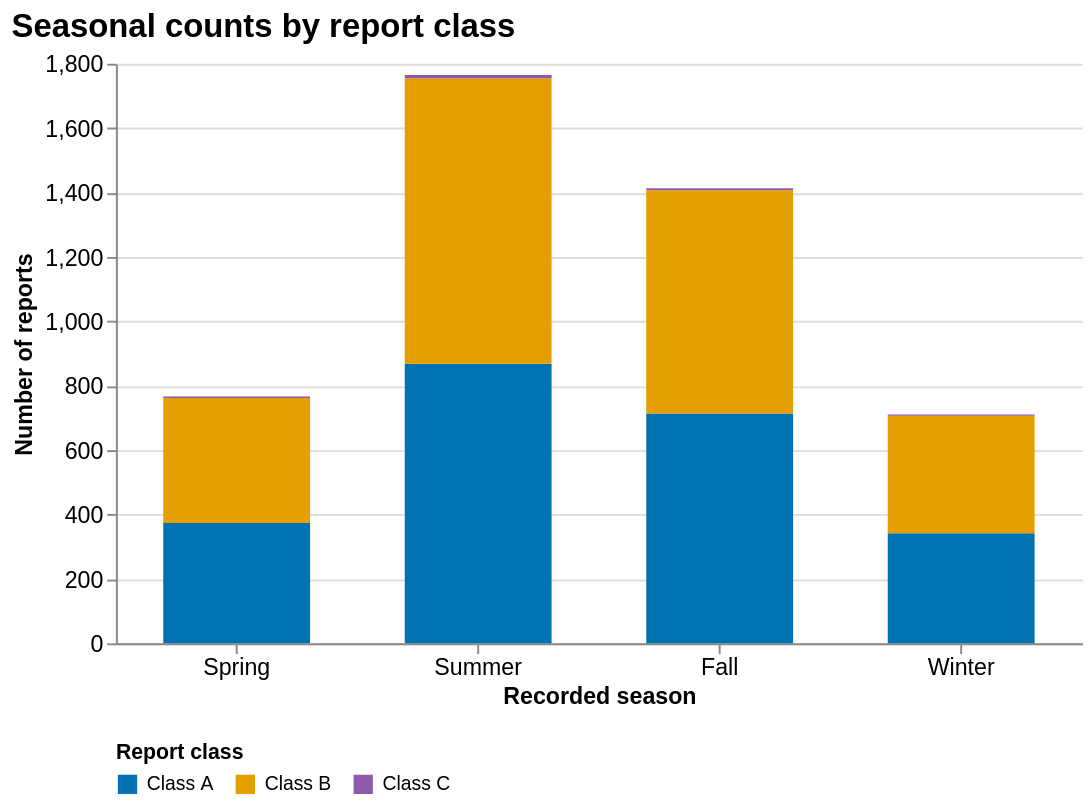

Notebook source saved alongside this figure:
### Markdown cell above
## Plot 2 · How many reports, and which classes?
The stacked bar chart shows the number of reports in each recorded season, subdivided by report class. Season is ordinal (`O`) on x, the summed number of reports is quantitative (`Q`) on y with a zero baseline, and class is nominal (`N`) in the fill. Blue, orange, and purple distinguish the three classes without suggesting a numerical ranking; this categorical palette has a different role from the heatmap's sequential blues. Stacked height conveys each seasonal total, while tooltips give each segment's count. The same zero-filled state × season × class count table is filtered using the state dropdown and then summed over states in Vega-Lite. No weather imputation, date parsing, or sampling is performed. The y-axis rescales when the state changes; compare magnitudes using the tick labels rather than bar heights across different selections.

Use the state dropdown to isolate Illinois or another state, then restore All states. This changes the plotted data, beyond pan/zoom, making local seasonal patterns visible without national totals obscuring them. The heatmap's separate class filter lets readers ask whether its seasonal pattern holds within a report class. The two controls are independent. Hover either chart for counts; the heatmap also reports its current denominator.

### Code cell
selected_state = alt.param(
    name="selected_state", value="All states",
    bind=alt.binding_select(options=["All states"] + states, name="State: "))
bars = (alt.Chart(counts).add_params(selected_state)
    .transform_filter((selected_state == "All states") | (alt.datum.state == selected_state))
    .transform_aggregate(reports="sum(reports)", groupby=["season", "classification"])
    .mark_bar(size=76)
    .encode(
        x=alt.X("season:O", sort=SEASONS, title="Recorded season", axis=alt.Axis(labelAngle=0)),
        y=alt.Y("reports:Q", stack="zero", title="Number of reports", scale=alt.Scale(zero=True)),
        color=alt.Color("classification:N", title="Report class", sort=CLASSES,
                        scale=alt.Scale(domain=CLASSES, range=["#0072B2", "#E69F00", "#8E5AA9"]),
                        legend=alt.Legend(orient="bottom")),
        order=alt.Order("classification:N", sort="ascending"),
        tooltip=[alt.Tooltip("season:O", title="Season"),
                 alt.Tooltip("classification:N", title="Report class"),
                 alt.Tooltip("reports:Q", title="Reports in this segment", format=",")])
    .properties(width=500, height=300, title="Seasonal counts by report class")
    .configure_view(stroke=None)
    .configure_axis(labelFontSize=12, titleFontSize=12)
    .configure_axisX(grid=False).configure_title(anchor="start", fontSize=17))
display(bars)
display(Image(vlc.vegalite_to_png(bars.to_dict(), scale=1.5)))

### Figure 1 — Vega-Lite specification as saved in the notebook (floating-point values rounded to 4 significant figures; data arrays with more than 128 entries replaced by an {"elided": "..."} marker saying what was removed)
{"config": {"view": {"continuousWidth": 300, "continuousHeight": 300, "stroke": null}, "axis": {"labelFontSize": 12, "titleFontSize": 12}, "axisX": {"grid": false}, "title": {"anchor": "start", "fontSize": 17}}, "data": {"name": "data-0162c29426ec26caddf96f41ec2f05eb"}, "mark": {"type": "bar", "size": 76}, "encoding": {"color": {"field": "classification", "legend": {"orient": "bottom"}, "scale": {"domain": ["Class A", "Class B", "Class C"], "range": ["#0072B2", "#E69F00", "#8E5AA9"]}, "sort": ["Class A", "Class B", "Class C"], "title": "Report class", "type": "nominal"}, "order": {"field": "classification", "sort": "ascending", "type": "nominal"}, "tooltip": [{"field": "season", "title": "Season", "type": "ordinal"}, {"field": "classification", "title": "Report class", "type": "nominal"}, {"field": "reports", "format": ",", "title": "Reports in this segment", "type": "quantitative"}], "x": {"axis": {"labelAngle": 0}, "field": "season", "sort": ["Spring", "Summer", "Fall", "Winter"], "title": "Recorded season", "type": "ordinal"}, "y": {"field": "reports", "scale": {"zero": true}, "stack": "zero", "title": "Number of reports", "type": "quantitative"}}, "height": 300, "params": [{"name": "selected_state", "bind": {"input": "select", "options": ["All states", "Alabama", "Alaska", "Arizona", "Arkansas", "California", "Colorado", "Connecticut", "Delaware", "Florida", "Georgia", "Idaho", "Illinois", "Indiana", "Iowa", "Kansas", "Kentucky", "Louisiana", "Maine", "Maryland", "Massachusetts", "Michigan", "Minnesota", "Mississippi", "Missouri", "Montana", "Nebraska", "Nevada", "New Hampshire", "New Jersey", "New Mexico", "New York", "North Carolina", "North Dakota", "Ohio", "Oklahoma", "Oregon", "Pennsylvania", "Rhode Island", "South Carolina", "South Dakota", "Tennessee", "Texas", "Utah", "Vermont", "Virginia", "Washington", "West Virginia", "Wisconsin", "Wyoming"], "name": "State: "}, "value": "All states"}], "title": "Seasonal counts by report class", "transform": [{"filter": "((selected_state === 'All states') || (datum.state === selected_state))"}, {"aggregate": [{"op": "sum", "field": "reports", "as": "reports"}], "groupby": ["season", "classification"]}], "width": 500, "$schema": "https://vega.github.io/schema/vega-lite/v6.4.1.json", "datasets": {"data-0162c29426ec26caddf96f41ec2f05eb": {"elided": "588 records"}}}
